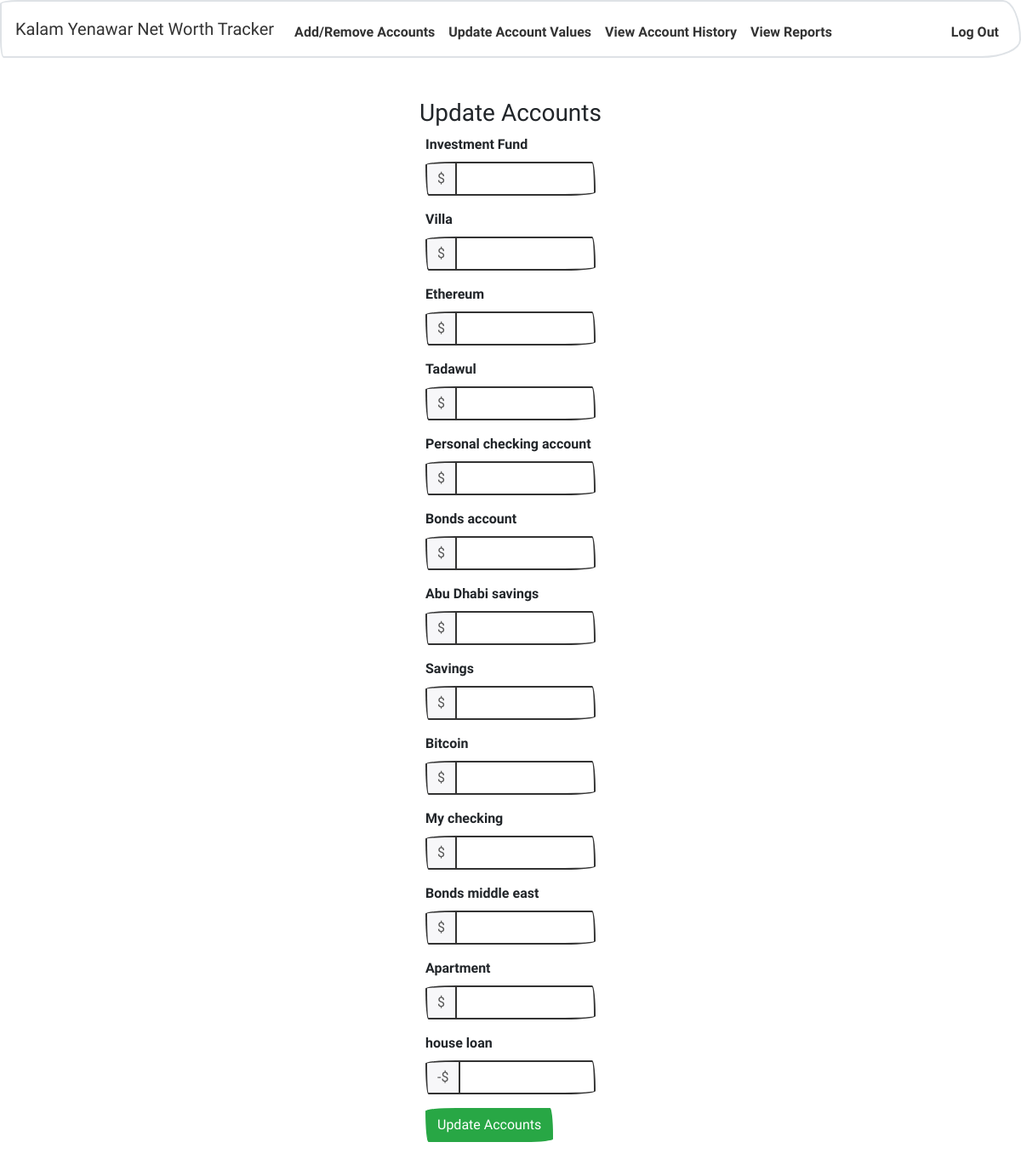
The page /update (signed in) on the database its author committed.
### tables this page shows
CREATE TABLE 'accounts' ('id' integer PRIMARY KEY AUTOINCREMENT NOT NULL, 'name' varchar(20) NOT NULL, 'userid' integer NOT NULL, 'value' real, 'type' varchar(20) NOT NULL, custodian varchar(255), country varchar(255));

### application.py (the view)
@app.route("/update", methods=["GET", "POST"])
@login_required
def update():
    if request.method == "POST":
        user_id = session['user_id']
        accounts = db.execute("SELECT * FROM accounts WHERE userid = :user_id", user_id=user_id)
        networth = 0
        for account in accounts:
            if not request.form.get(account['name']):
                newvalue = account['value']
            else:
                newvalue = float(request.form.get(account['name']))
                if account['type'] == 'Credit' or account['type'] == 'Loan':
                    newvalue = newvalue * -1
                print("value for " + account['name'] + " is")
            print(newvalue)
            networth += float(newvalue)
            db.execute(
                'INSERT INTO "history" ("accountid","value","userid") VALUES (:accountid, :newvalue, :user_id)', accountid=account['id'], newvalue=newvalue, user_id=user_id)
            db.execute('UPDATE accounts SET value = :newvalue WHERE id = :accountid', newvalue=newvalue, accountid=account['id'])
        db.execute('INSERT INTO "networth" ("userid","value") VALUES (:user_id, :networth)', user_id=user_id, networth=networth)
        return redirect("/")
    else:
        user_id = session['user_id']
        accounts = db.execute("SELECT * FROM accounts WHERE userid = :user_id", user_id=user_id)
        return render_template("update.html", accounts=accounts)

### application.py (called while the page is built)
@app.after_request
def after_request(response):
    response.headers["Cache-Control"] = "no-cache, no-store, must-revalidate"
    response.headers["Expires"] = 0
    response.headers["Pragma"] = "no-cache"
    return response

### helpers.py (called while the page is built)
def login_required(f):
    @wraps(f)
    def decorated_function(*args, **kwargs):
        if session.get("user_id") is None:
            return redirect("/login")
        return f(*args, **kwargs)
    return decorated_function

### templates/update.html (shortened to what this page needs)
{% extends "layout.html" %}
{% block main %}
    <h3>Update Accounts</h3>
    <form action="/update" method="post">
        <div class="form-group">
            {% for row in accounts %}
            <div class="form-group">
                <label for="type">{{ row['name'] }}</label>
                <div class="form-group">
                    <div class="input-group mb-3">
                        <div class="input-group-prepend">
                            {% if row['type'] == 'Credit' or row['type'] == 'Loan' %}
                            <span class="input-group-text">-$</span>
                            {% else %}
                            <span class="input-group-text">$</span>
                            {% endif %}
                        </div>
                        <input name="{{ row['name'] }}" class="form-control" type="number" step="0.01">
                    </div>
                </div>
            </div>
            {% endfor %}
        </div>
        <div class="form-group">
            <button class="btn btn-success" type="submit">Update Accounts</button>
        </div>
    </form>
{% endblock %}

### rows shown on the page
accounts: name "Investment Fund"
accounts: name "Villa"
accounts: name "Ethereum"
accounts: name "Tadawul"
accounts: name "Personal checking account"
accounts: name "Bonds account"
accounts: name "Abu Dhabi savings"
accounts: name "Savings"
accounts: name "Bitcoin"
accounts: name "My checking"
accounts: name "Bonds middle east"
accounts: name "Apartment"
accounts: name "house loan"
